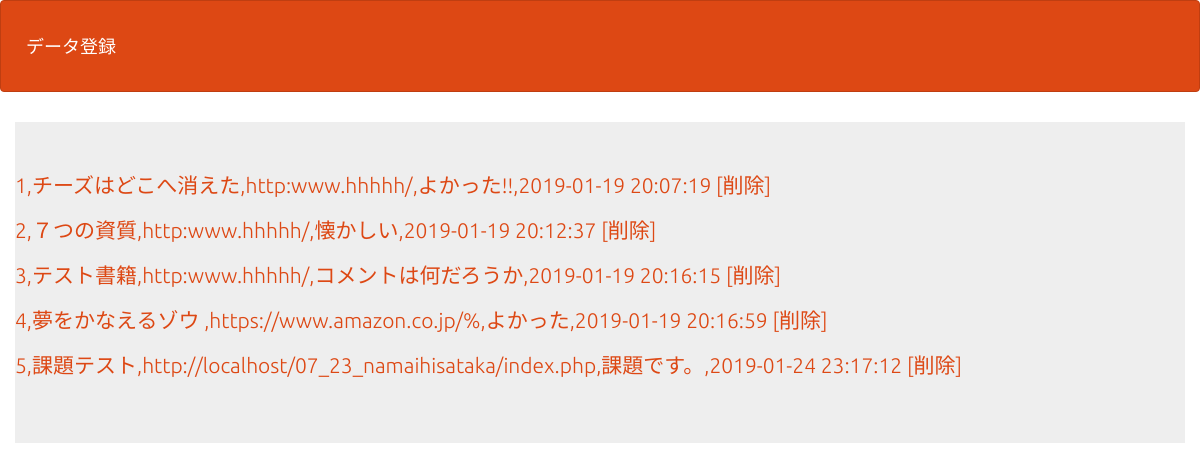
The page /select.php on the database its author committed.
### tables this page shows
CREATE TABLE IF NOT EXISTS `gs_bm_table` (
`id` int(12) NOT NULL,
  `name` varchar(64) NOT NULL,
  `url` text NOT NULL,
  `comment` text NOT NULL,
  `datetime` datetime NOT NULL
);

### select.php (the view, shortened to what this page needs)
<?php
$pdo = db_con();
$stmt = $pdo->prepare("SELECT * FROM gs_bm_table");
$status = $stmt->execute();
$view="";
if($status==false) {
  sqlError($stmt);
}else{
  while( $result = $stmt->fetch(PDO::FETCH_ASSOC)){
    $view .= '<p>';
    $view .= '<a href="detail.php?id='.$result["id"] .'">';
    $view .= '<a href="detail.php?id='.$result["id"] .'">';
    $view .= $result["id"]. "," .$result["name"].",".$result["url"].",".$result["comment"].",".$result["datetime"];
    $view .= '</a>';
    $view .= ' ';
    $view .= '<a href="delete.php?id='.$result["id"] .'">';
    $view .= '[削除]';
    $view .= '</a>';
    $view .= '</p>';
  }
}
?>
<!DOCTYPE html>
<html lang="ja">
<head>
<link rel="stylesheet" href="css/range.css">
<link href="css/bootstrap.min.css" rel="stylesheet">
</head>
<body id="main">
<header>
  <nav class="navbar navbar-default">
    <div class="container-fluid">
      <div class="navbar-header">
      <a class="navbar-brand" href="index.php">データ登録</a>
      </div>
    </div>
  </nav>
</header>
<div>
      <div class="container jumbotron"><?=$view?></div>
</div>
</body>
</html>

### select.php (style rules this page uses)
div { padding: 10px;font-size:16px; }

### rows shown on the page
gs_bm_table: value "1,チーズはどこへ消えた,http:www.hhhhh/,よかった!!,2019-01-19 20:07:19 [削除]"
gs_bm_table: value "2,７つの資質,http:www.hhhhh/,懐かしい,2019-01-19 20:12:37 [削除]"
gs_bm_table: value "3,テスト書籍,http:www.hhhhh/,コメントは何だろうか,2019-01-19 20:16:15 [削除]"
gs_bm_table: value "4,夢をかなえるゾウ ,https://www.amazon.co.jp/%,よかった,2019-01-19 20:16:59 [削除]"
gs_bm_table: value "5,課題テスト,http://localhost/07_23_namaihisataka/index.php,課題です。,2019-01-24 23:17:12 [削除]"
